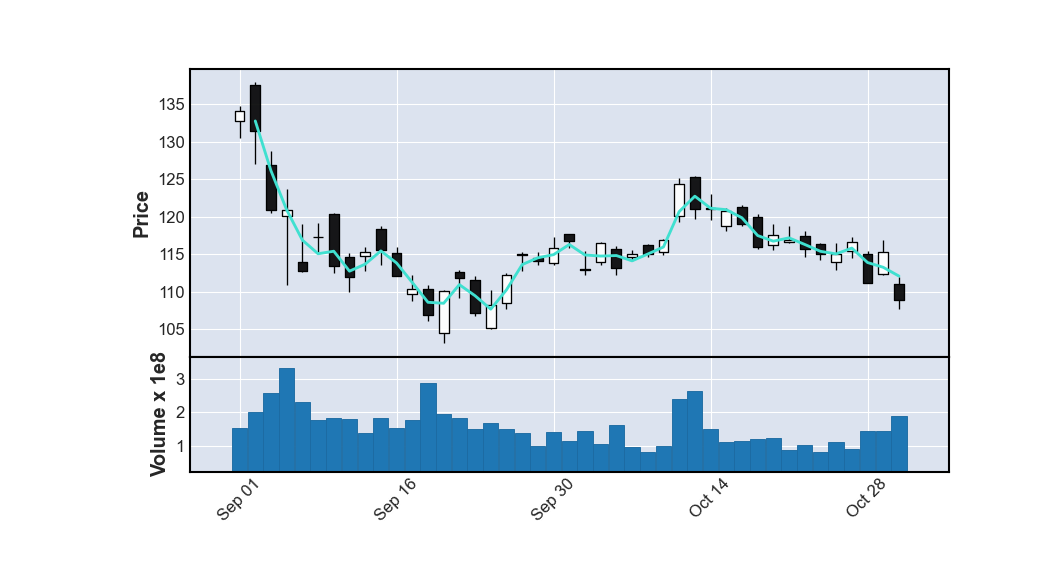

Recreate this plot in Python.
import pandas as pd
import mplfinance as mpf

data = pd.read_csv('../AAPL.csv')


def Date():
    global data
    data.Date = pd.to_datetime(data.Date)
    data = data.set_index('Date')


Date()

mpf.plot(data['2020-09':'2020-10'], figratio=(22, 12), type='candle',
         mav=2, volume=True)
